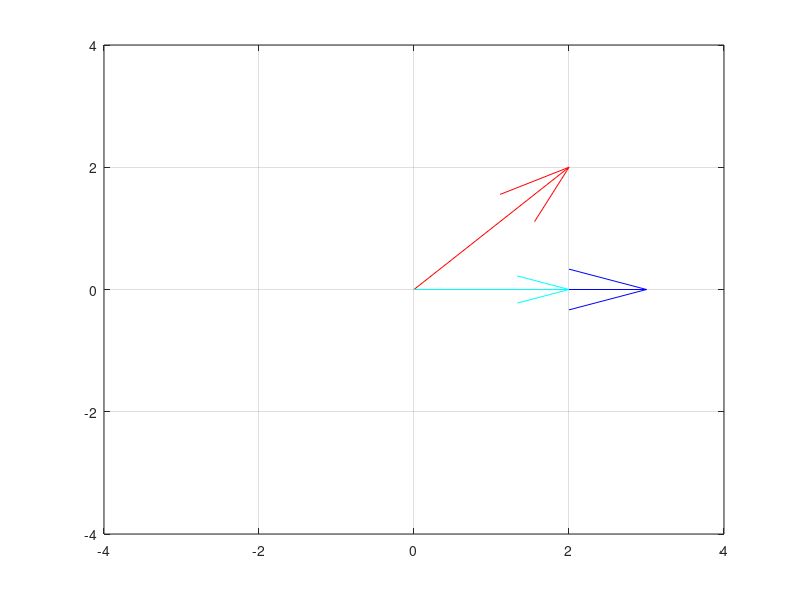
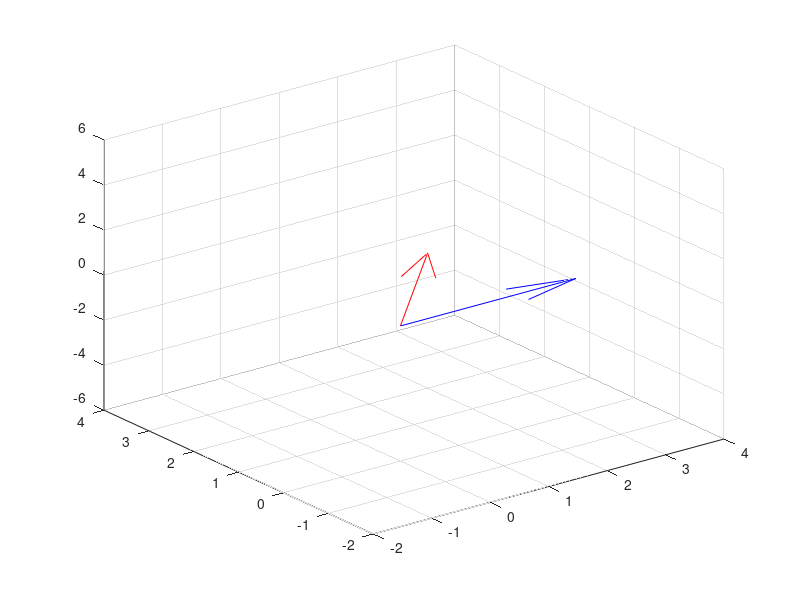

These figures' MATLAB source, in order: (Note: this script raises an error after producing the figures.)

%%
% *Modelo para hacer informes*
%%
% 
% # Este es el encabezado de nuestro archivo de prueba. Noten cómo esto
% # inicialmente era un comentario y ahora se vuelve texto escrito
% 


figure (1)
vec1 = [2 2]'; % Punto 1
vec2 = [3 0]'; % Punto 2
quiver(0,0,vec1(1),vec1(2),0,'r') % Vector 1
axis([-4 4 -4 4])
grid on
hold on
%%
quiver(0,0,vec2(1),vec2(2),0,'b') % Vector 2
%%
C_ang3 = dot(vec1,vec2)/(norm(vec1)*norm(vec2)); % Coseno del angulo
vec3 = norm(vec1)*C_ang3.*(vec2./norm(vec2)); % Proyeccion de vec1 en vec2
quiver(0,0,vec3(1),vec3(2),0,'c') 
%%
disp(strcat('Producto Escalar: ',num2str(dot(vec1,vec2))))
disp(strcat('Angulo entre vectores: ',num2str(acos(C_ang3)),' rad'))
%%
vec4 = [2 2 0]'; % Punto 4
vec5 = [3 0 0]'; % Punto 5
figure (2)
quiver3(0,0,0,vec4(1),vec4(2),vec4(3),0,'r') % Vector 4
axis([-2 4 -2 4 -6 6])
grid on
hold on
%%
quiver3(0,0,0,vec5(1),vec5(2),vec5(3),0,'b') % Vector 5
%%
vec6 = cross(vec4,vec5); % Producto vectorial
vec7 = skew(vec4)*vec5; % Producto vectorial - Skewsimetrico
quiver3(0,0,0,vec6(1),vec6(2),vec6(3),0,'m')
%%
quiver3(0,0,0,vec7(1),vec7(2),vec7(3),0,'c')
%%
disp(strcat('Producto Vectorial: ','[',num2str(vec6'),']'))
